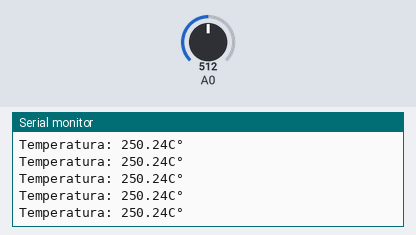
The sketch below on a simulated Arduino Uno, built with avr-gcc and run on an emulated ATmega328P. On the bench: the last lines printed to the serial monitor. The inputs (shaded band) are chosen by the test bench; at power-on: A0 = 512.

Above: at 1.2 s.
1.3 s: A0 set to 214
At 2.3 s:
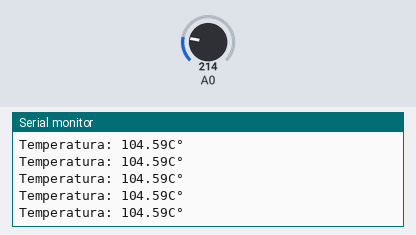
4.3 s: A0 set to 193
At 5.2 s:
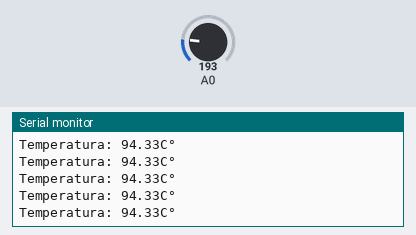
7.3 s: A0 set to 23
At 7.8 s:
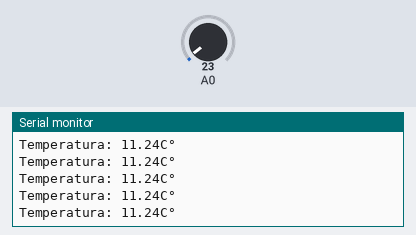
8.8 s: A0 set to 18
At 9.5 s:
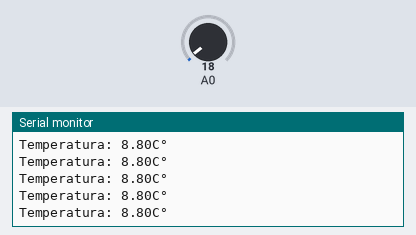
Timing chart, 0 to 11.8 s (numbered marks = the images above; inputs shaded):
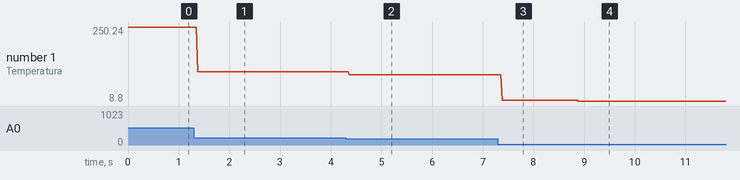

The sketch:

Practica11.ino
```cpp
void setup() {
  //Se establece el pin A0 como entrada analógica
  pinMode(A0,INPUT);
  Serial.begin(9600);
}

void loop() {
  //Se declaran variables para la lectura, el voltaje y temperatura en C°
  double lectura = 0;
  double voltaje = 0;
  //Se lee desde el arduino[A0]
  lectura = analogRead(A0);
  //Se realizan las conversiones necesarias
  voltaje = (lectura*5)/1023;
  double gradosCentigrados = voltaje*100;
  //Se muestra la temperatura.
  Serial.print("Temperatura: ");
  Serial.print(gradosCentigrados);
  Serial.println("C°");
}
```

Measured:
- after the input at 1.3 s, the serial monitor: prints a new line after 0.07 s (image 1)
- after the input at 4.3 s, the serial monitor: prints a new line after 0.07 s (image 2)
- after the input at 7.3 s, the serial monitor: prints a new line after 0.08 s (image 3)
- after the input at 8.8 s, the serial monitor: prints a new line after 0.09 s (image 4)
- plotted number 1: 250.24 → 104.59 after the input at 1.3 s, 104.59 → 94.33 after the input at 4.3 s, 94.33 → 11.24 after the input at 7.3 s, 11.24 → 8.8 after the input at 8.8 s
